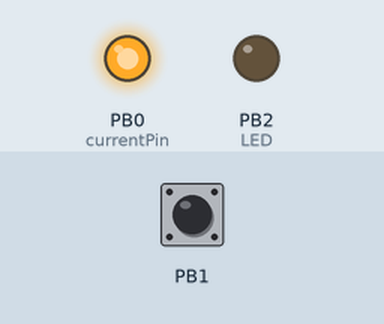
Bench run of a program on a simulated ATmega328P, built with avr-gcc and emulated at 1 MHz (the files do not name the chip). Shown: output pins drawn as LEDs (lit = HIGH). Inputs (shaded band) come from the test bench; at power-on: PB1 HIGH.

Above: at 1.2 s.
1.3 s: PB1 pulled LOW for 0.15 s
At 2.4 s:
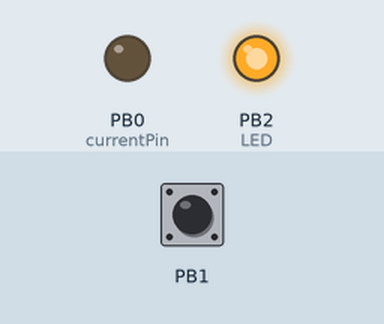
2.9 s: PB1 pulled LOW for 1 s
At 3.6 s:
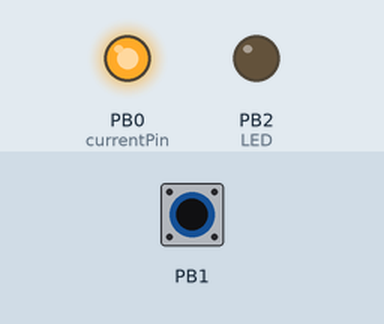
5.4 s: PB1 pulled LOW for 3.2 s
At 6.7 s:
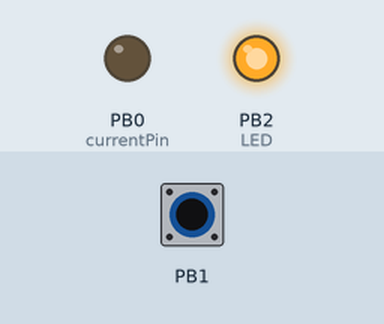
Timing chart, 0 to 8.4 s (numbered marks = the images above; inputs shaded):
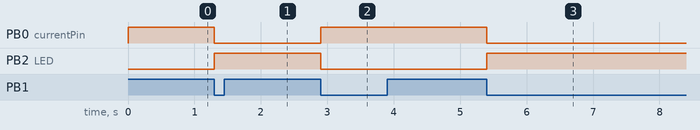

Measured:
- after the input at 1.3 s, PB0 (currentPin): HIGH → LOW at once; PB2 (LED): LOW → HIGH at once
- after the input at 2.9 s, PB0 (currentPin): LOW → HIGH at once; PB2 (LED): HIGH → LOW at once
- after the input at 5.4 s, PB0 (currentPin): HIGH → LOW at once; PB2 (LED): LOW → HIGH at once

The program:

main.c
```c
// (licence header left out)
#include <avr/io.h>
#define F_CPU 1000000UL
#include <util/delay.h>

int main(void)
{
    DDRB &= ~(1 << PINB1);
    DDRB |= 1 << PINB0;
    DDRB |= 1 << PINB2;
    PORTB ^= 1 << PINB0;
    PORTB |= 1 << PINB1;

    int triggered = 0;
    int currentPin = PINB0;

    for(;;){
        if (bit_is_clear(PINB, 1)) {
            if (!triggered) {
            PORTB ^= 1 << PINB0; //Toggle LED in pin 0
            PORTB ^= 1 << PINB2; //Toggle LED on pin 2
            }

            triggered = 1;
        }
        else {
            triggered = 0;
        }
    }
    return 0;
}
```
